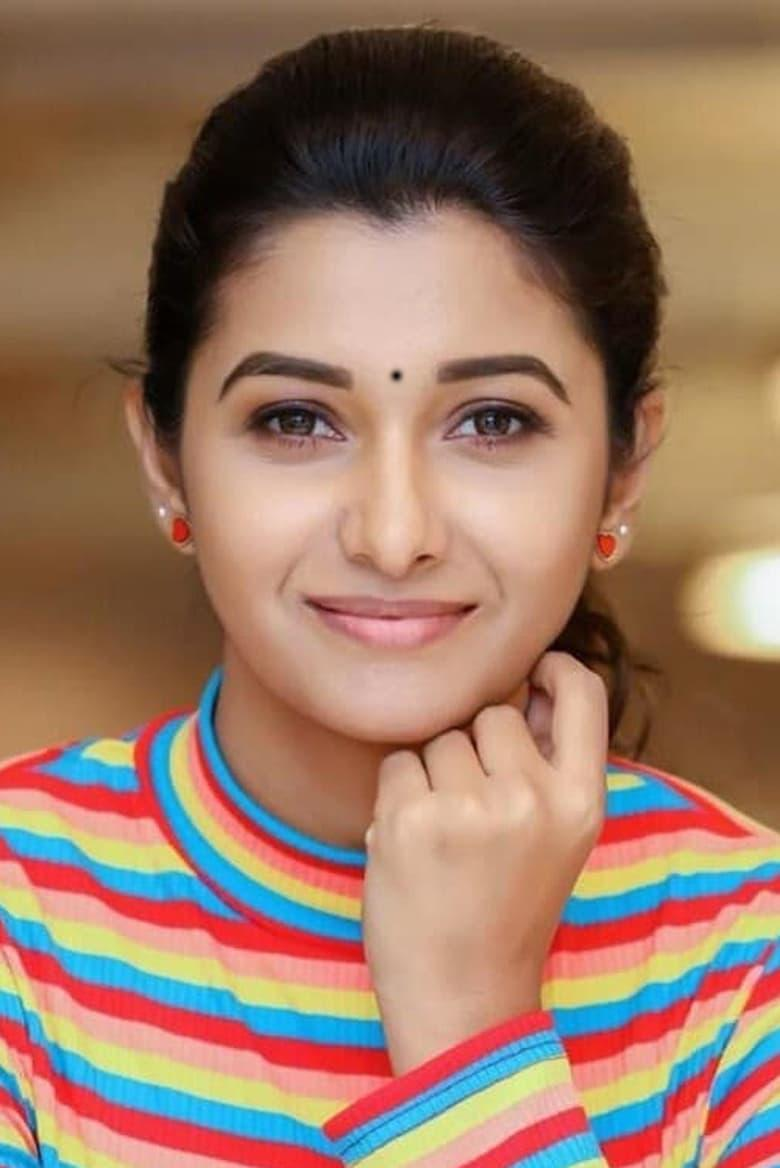
#> input picture priya.jpg, 780 x 1168 px
$ python Merging.py
#> lines starting #> are read from the running program, lines starting #| are printed output that depends on the picture
from PIL import Image
image = Image.open(r"priya.jpg")
#> image is the input picture: PIL image 780x1168 RGB; mean R, G, B 154.9, 120, 100.7
image.load()
r, g, b, = image.split()
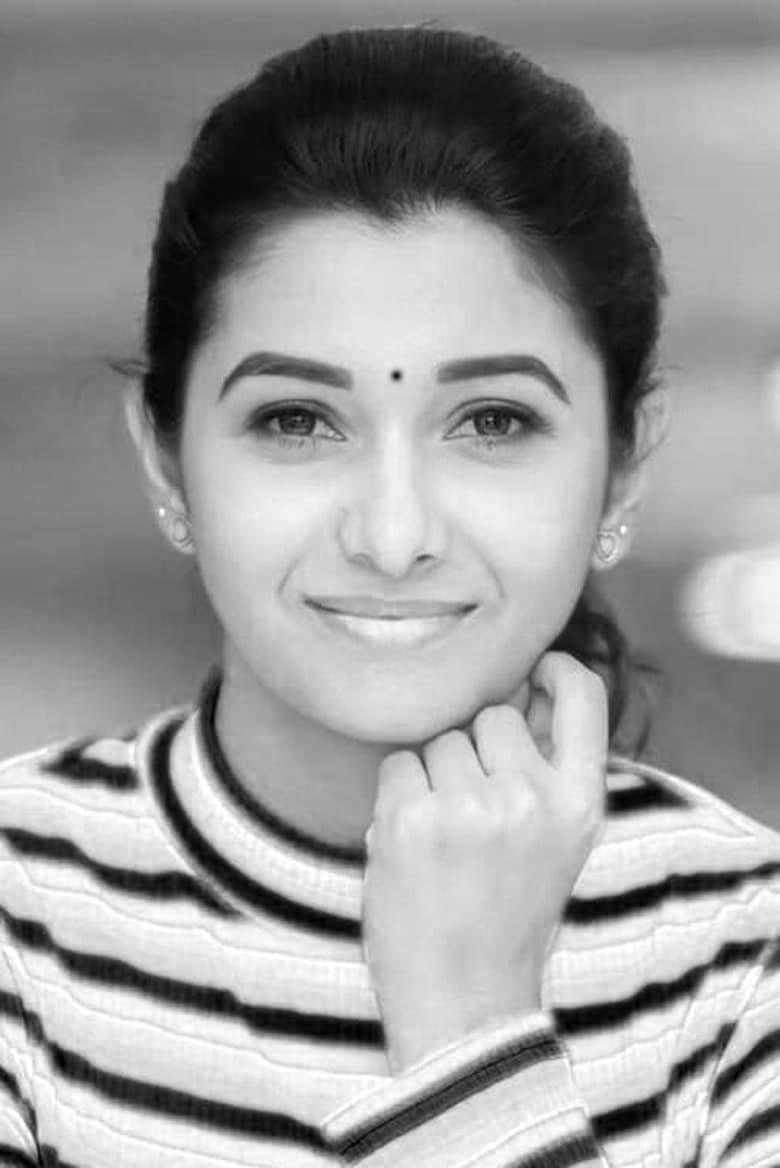
#> r: PIL image 780x1168 L; min 0, max 255, mean 154.9
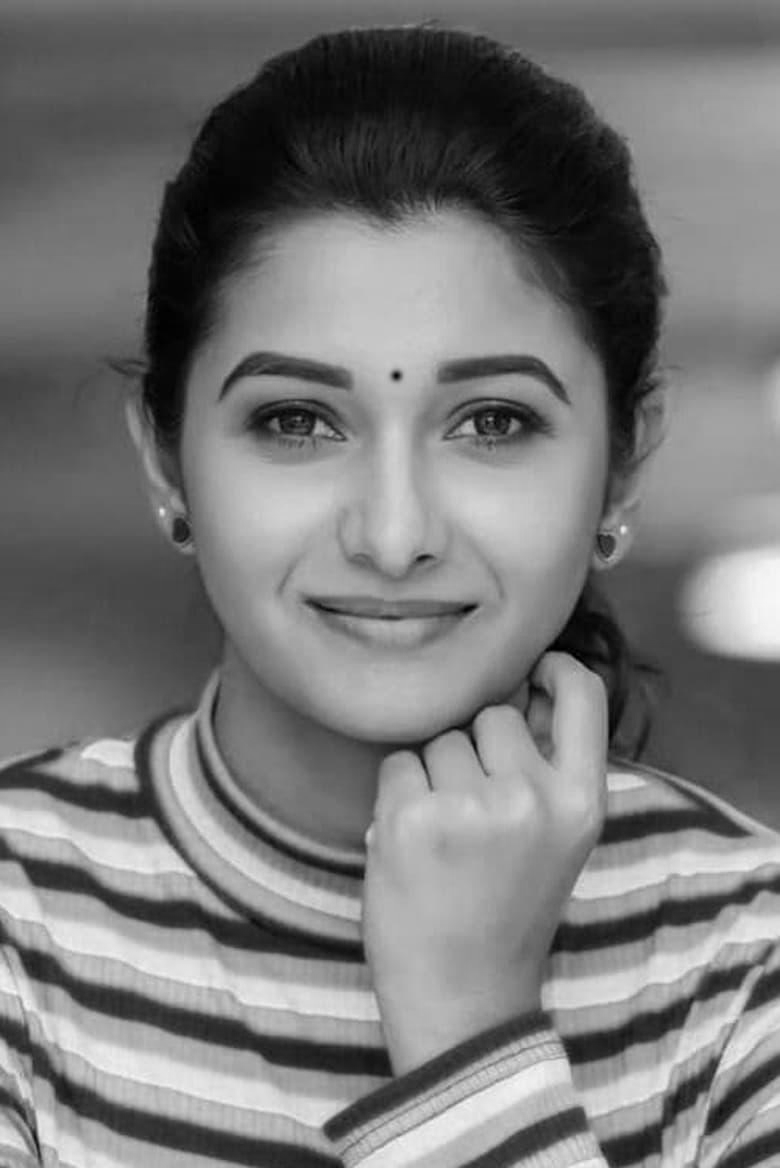
#> g: PIL image 780x1168 L; min 0, max 248, mean 120
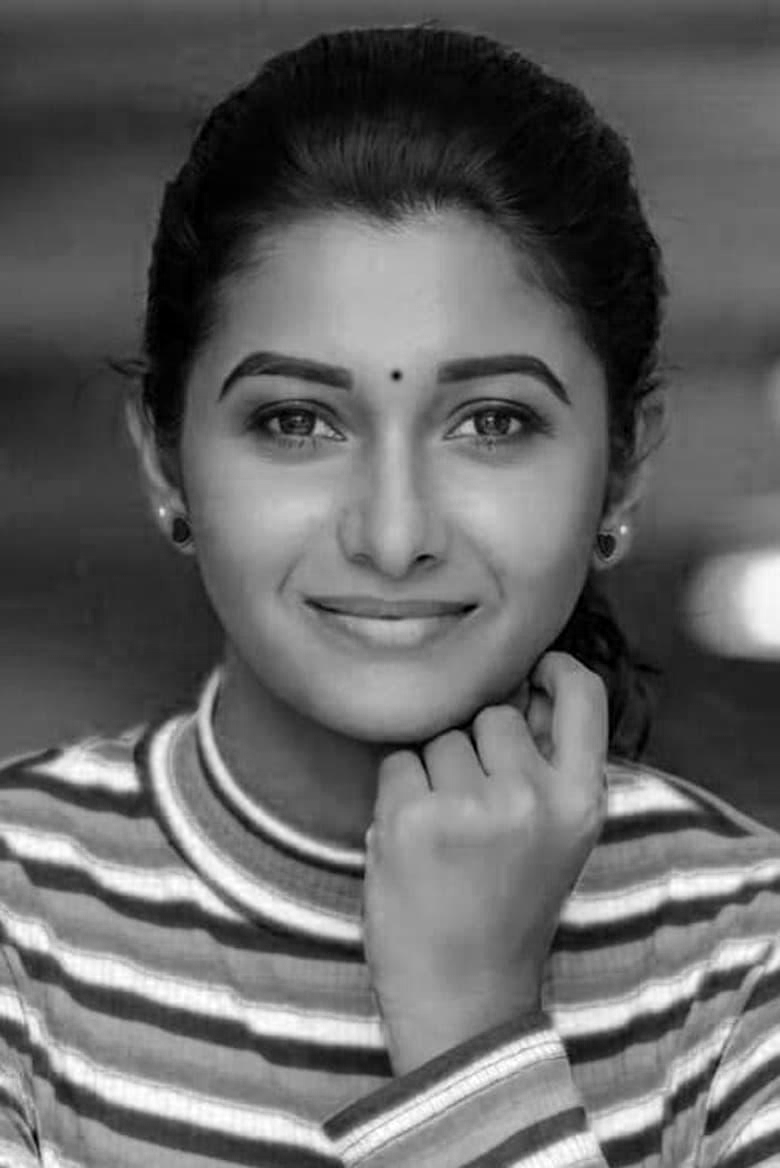
#> b: PIL image 780x1168 L; min 0, max 255, mean 100.7
im1 = Image.merge('RGB', (g, b, r))
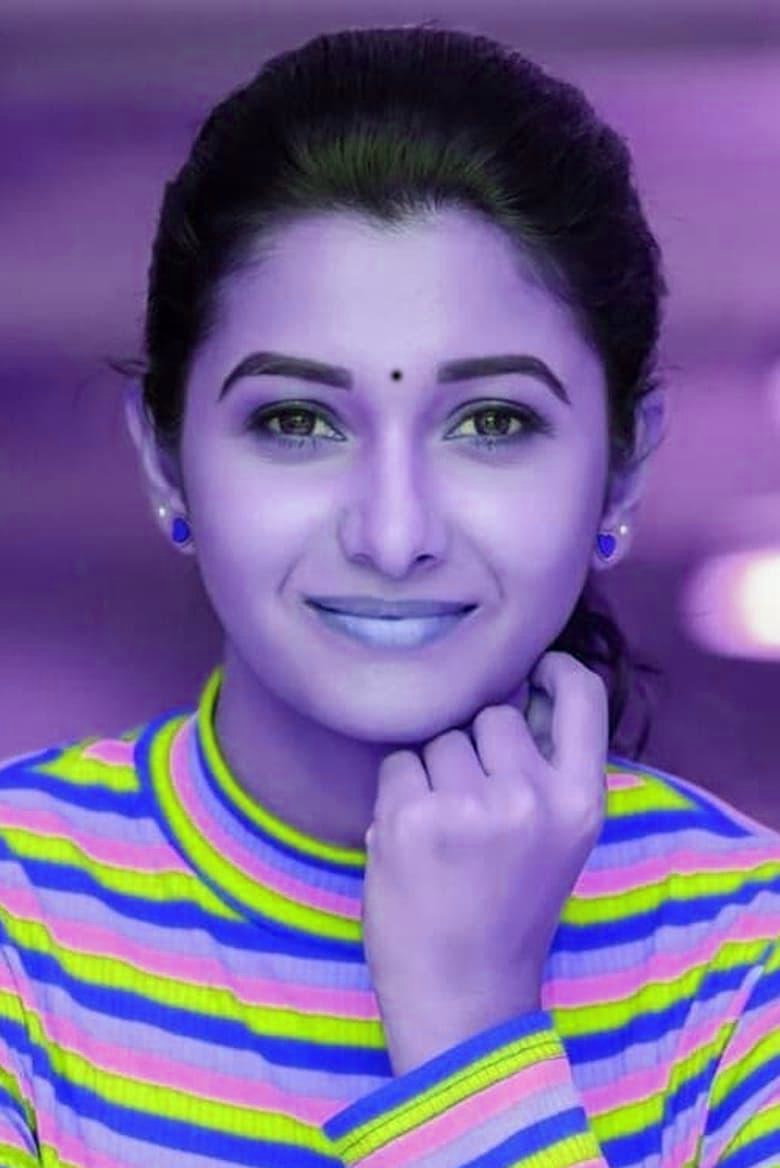
#> im1: PIL image 780x1168 RGB; mean R, G, B 120, 100.7, 154.9
im1.show()

$ run again, with anu.jpg copied over priya.jpg
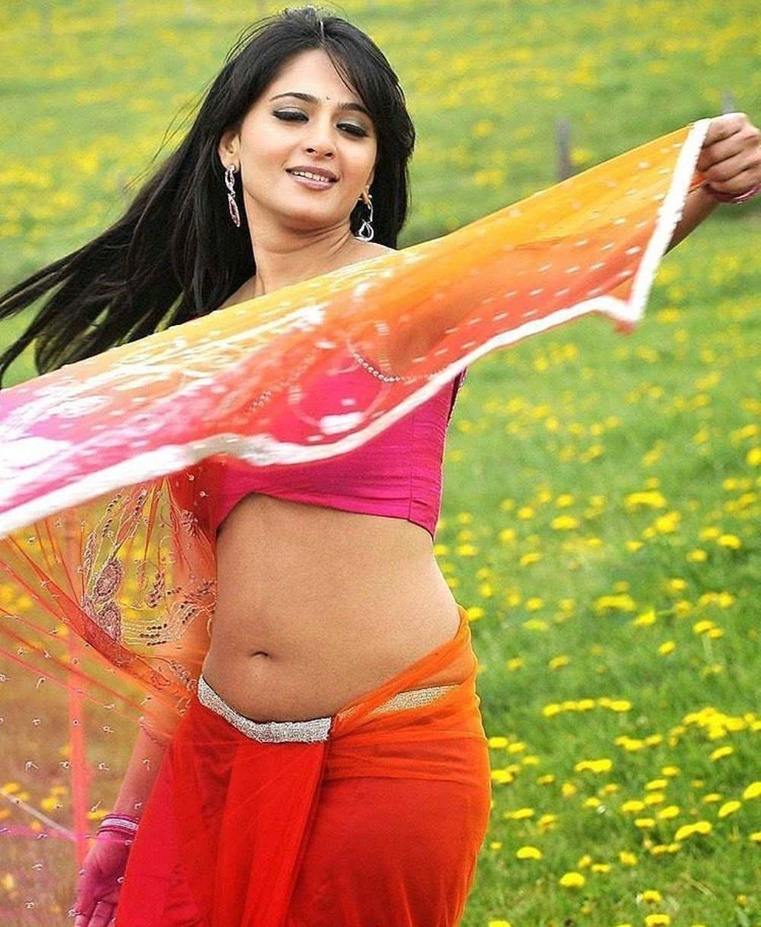
#> input picture anu.jpg, 761 x 927 px, shrunk from 1242 x 1514 before the run
#> image is the input picture: PIL image 761x927 RGB; mean R, G, B 180.4, 143.3, 81.4
#> `r, g, b, = image.split()`:
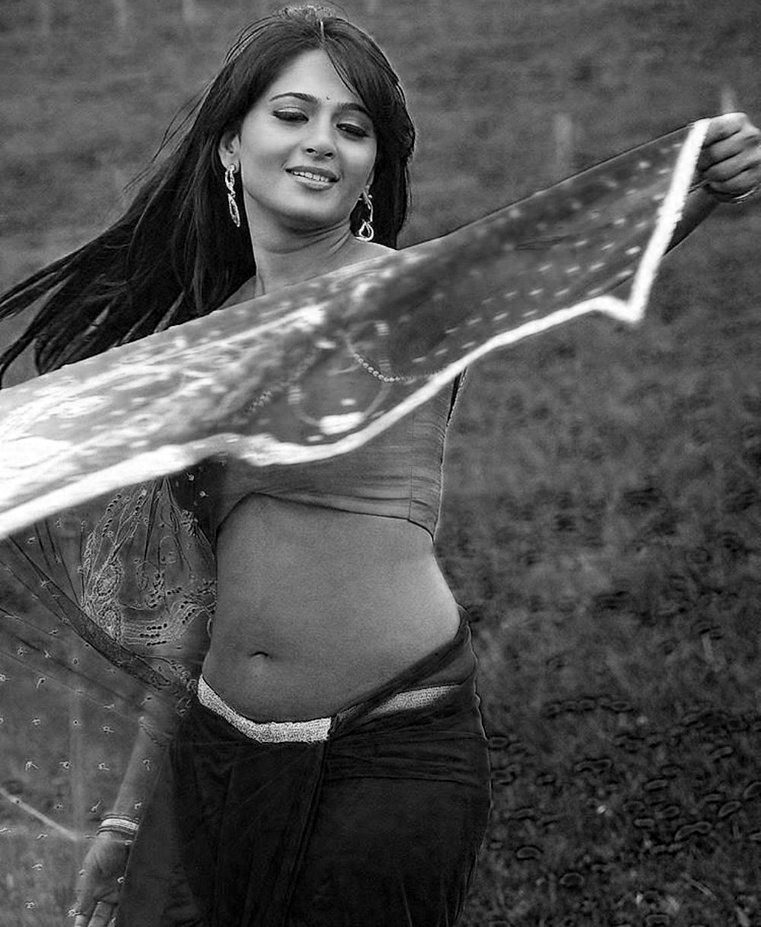
#> b: PIL image 761x927 L; min 0, max 255, mean 81.4
#> `im1 = Image.merge('RGB', (g, b, r))`:
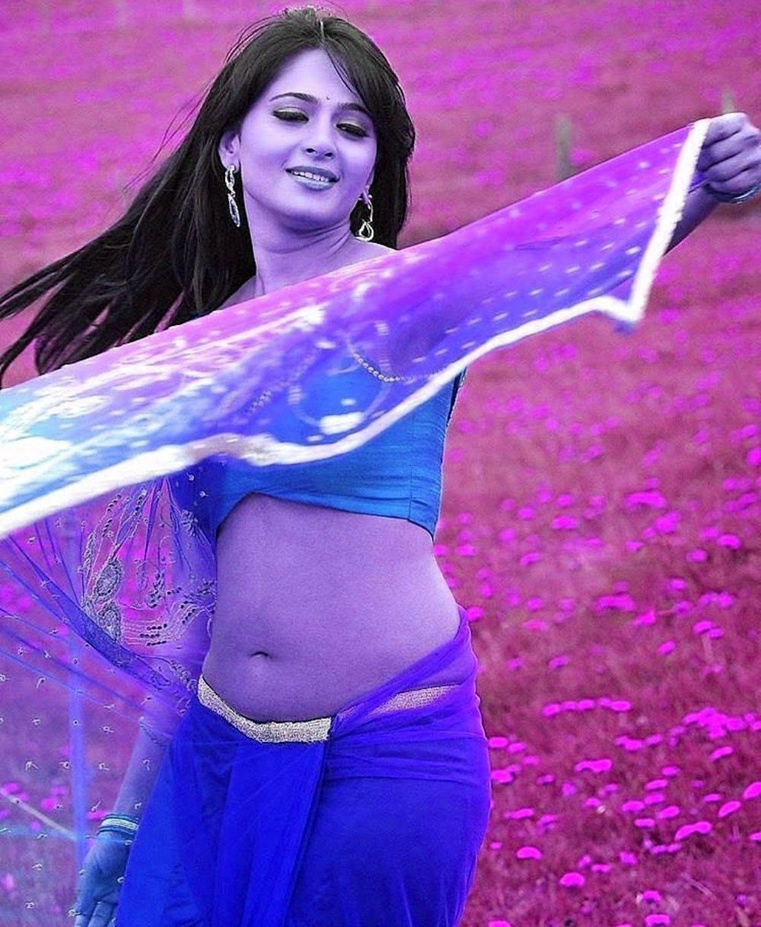
#> im1: PIL image 761x927 RGB; mean R, G, B 143.3, 81.4, 180.4

$ run again, with krish.jpg copied over priya.jpg
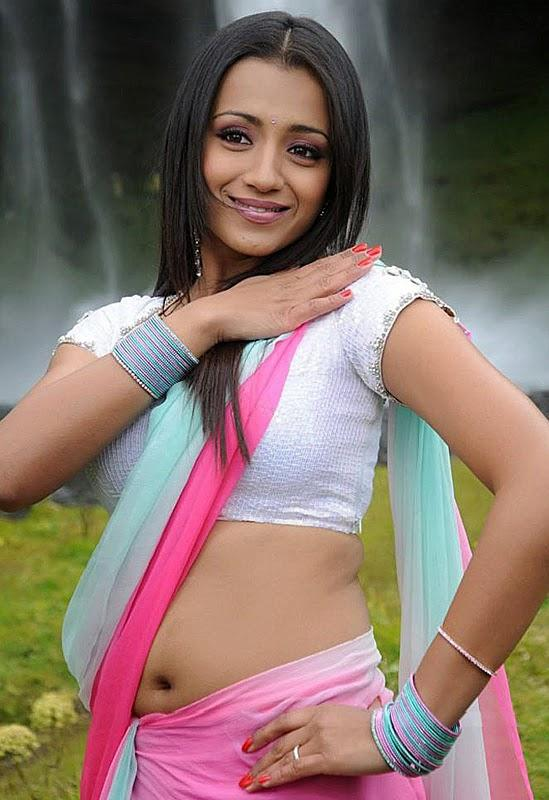
#> input picture krish.jpg, 549 x 800 px
#> image is the input picture: PIL image 549x800 RGB; mean R, G, B 134.1, 113.3, 105.5
#> `r, g, b, = image.split()`:
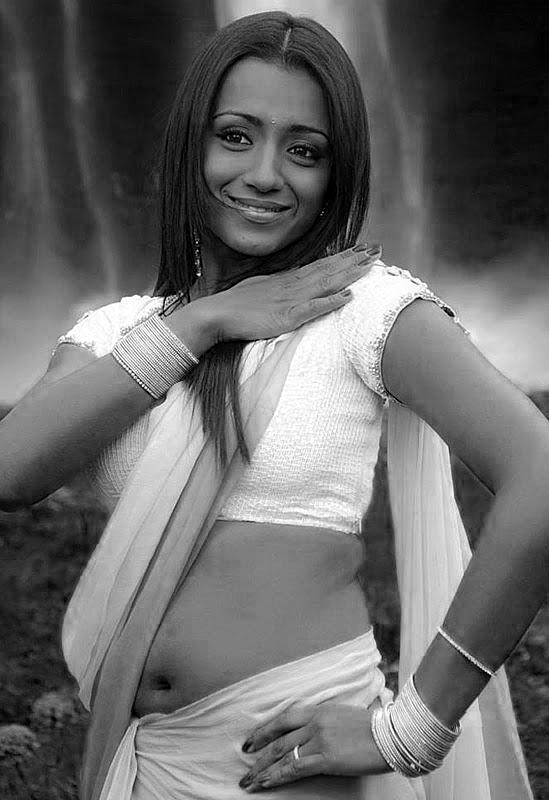
#> b: PIL image 549x800 L; min 0, max 255, mean 105.5
#> `im1 = Image.merge('RGB', (g, b, r))`:
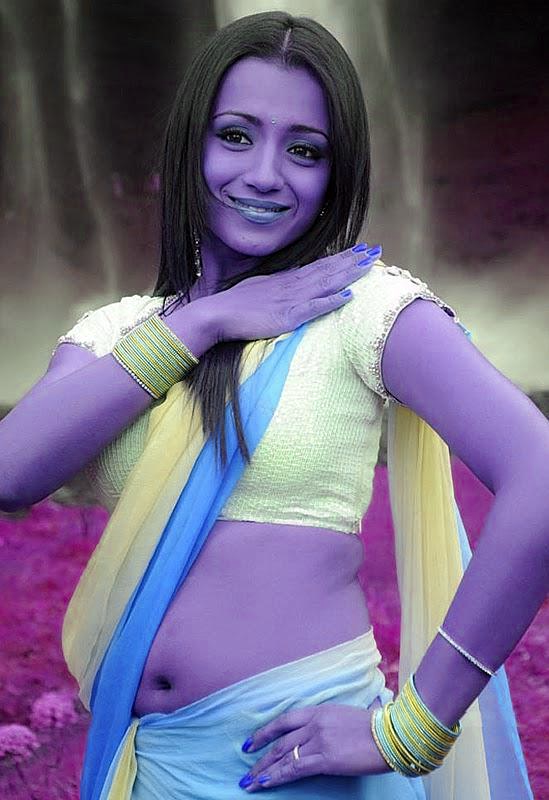
#> im1: PIL image 549x800 RGB; mean R, G, B 113.3, 105.5, 134.1

$ run again, with tamana.jpg copied over priya.jpg
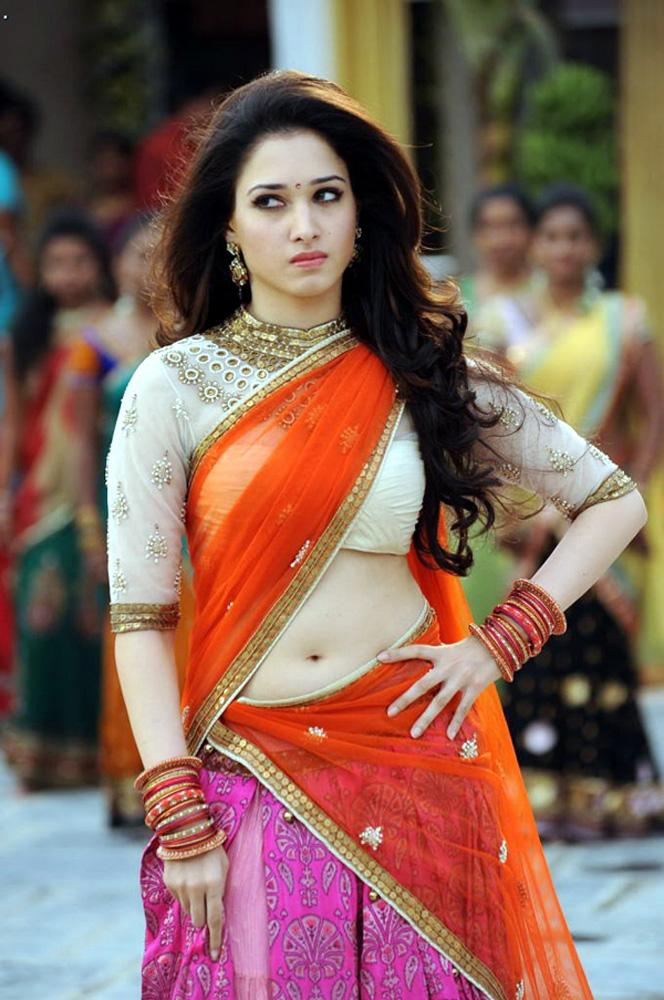
#> input picture tamana.jpg, 664 x 1000 px
#> image is the input picture: PIL image 664x1000 RGB; mean R, G, B 132.5, 100.3, 89.6
#> `r, g, b, = image.split()`:
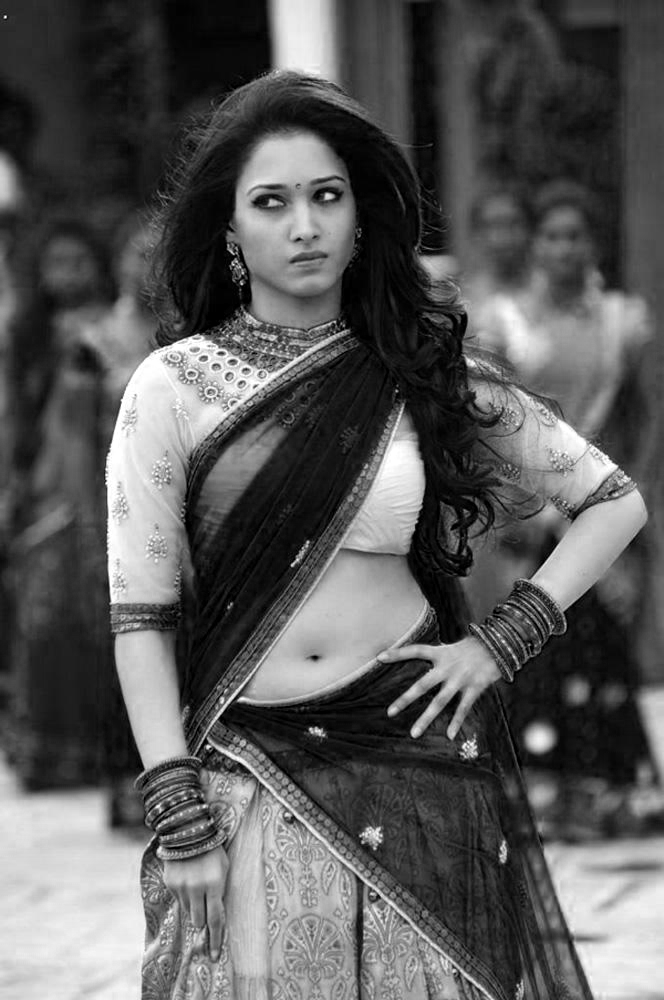
#> b: PIL image 664x1000 L; min 0, max 255, mean 89.6
#> `im1 = Image.merge('RGB', (g, b, r))`:
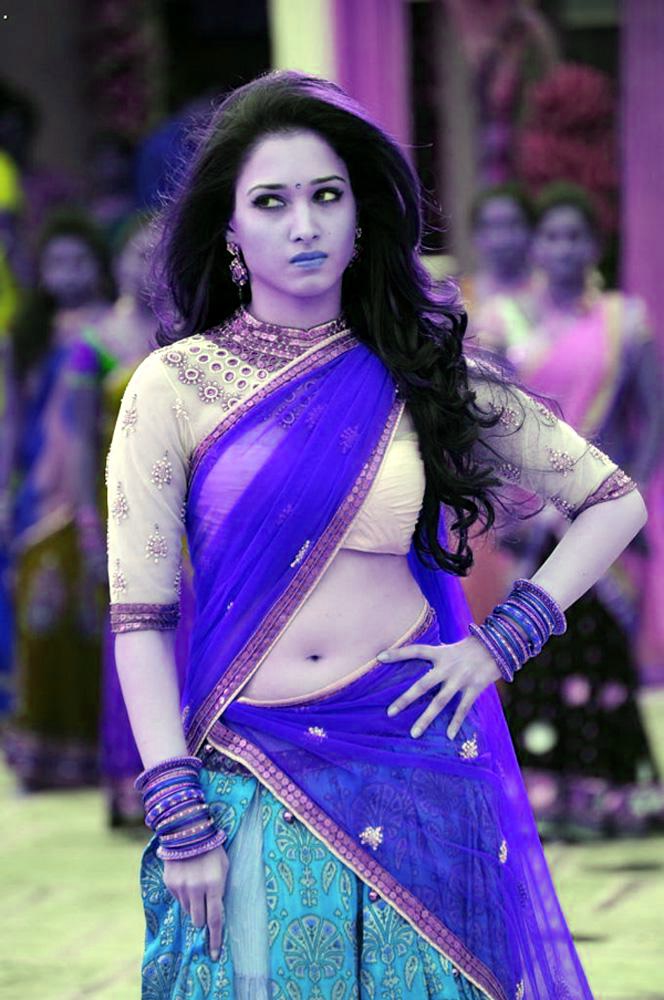
#> im1: PIL image 664x1000 RGB; mean R, G, B 100.3, 89.6, 132.5
